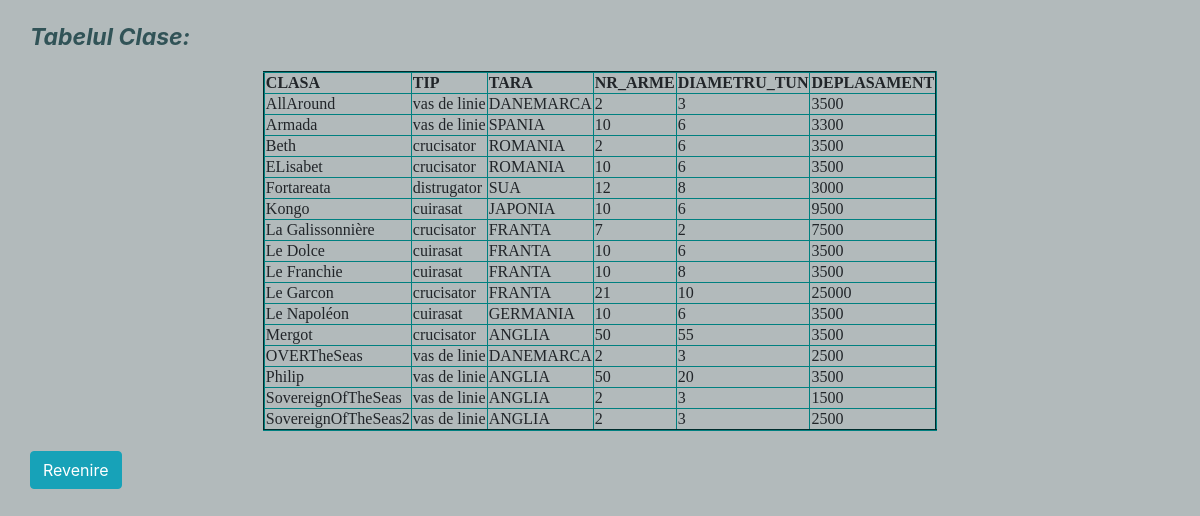
Screenshot of /Clase.php with the database file from the repository.
### tables this page shows
CREATE TABLE Clase(
	clasa varchar (20) NOT NULL,
	tip varchar (20) NOT NULL ,
	tara varchar (20) NOT NULL,
	nr_arme double NOT NULL,
	diametru_tun double NOT NULL,
	deplasament double NOT NULL);

### Clase.php (the view, shortened to what this page needs)
<html>
<head>
	<link rel="stylesheet" type="text/css" href="css/bootstrap.css">
</head>
<body>
	<div class="text-container">
		<p style="color:#315357 ; font-size: 23px; "><strong><em>Tabelul Clase: </em></strong></p>
	</div>
		<?php
			$mysqli = new mysqli("localhost","root","","clase");
			$sql = "SELECT CLASA,TIP,TARA,NR_ARME,DIAMETRU_TUN,DEPLASAMENT FROM CLASE";
			$result = $mysqli->query($sql);
			echo "<table border='2'>";
			echo "<tr><th>CLASA</th><th>TIP</th><th>TARA</th><th>NR_ARME</th><th>DIAMETRU_TUN</th><th>DEPLASAMENT</th></tr>";
			while ($row = $result->fetch_assoc()) {
					printf("<tr><td>%s</td><td>%s</td><td>%s</td><td>%s</td><td>%s</td><td>%s</td></tr>", $row['CLASA'], $row['TIP'], $row['TARA'], $row['NR_ARME'], $row['DIAMETRU_TUN'], $row['DEPLASAMENT']);
			}
			echo "</table>";
		?>
		<div class="form-container">
			<form action="menu.html" method="post">
			  <input type="submit" name="Revenire" value="Revenire" class="btn btn-info">
			</form>
		</div>
</body>
</html>

### Clase.php (style rules this page uses)
body { background-color: #B2BABB; }
table { font-family:verdana; border-color: #008080; margin: 0 auto; }
.form-container { padding-left: 30px; padding-top: 20px; }
.text-container { padding-left: 30px; padding-top: 20px; }

### rows the page displays
clase: clasa "AllAround", tip "vas de linie", tara "DANEMARCA", nr_arme "2", diametru_tun "3", deplasament "3500"
clase: clasa "Armada", tip "vas de linie", tara "SPANIA", nr_arme "10", diametru_tun "6", deplasament "3300"
clase: clasa "Beth", tip "crucisator", tara "ROMANIA", nr_arme "2", diametru_tun "6", deplasament "3500"
clase: clasa "ELisabet", tip "crucisator", tara "ROMANIA", nr_arme "10", diametru_tun "6", deplasament "3500"
clase: clasa "Fortareata", tip "distrugator", tara "SUA", nr_arme "12", diametru_tun "8", deplasament "3000"
clase: clasa "Kongo", tip "cuirasat", tara "JAPONIA", nr_arme "10", diametru_tun "6", deplasament "9500"
clase: clasa "La Galissonnière", tip "crucisator", tara "FRANTA", nr_arme "7", diametru_tun "2", deplasament "7500"
clase: clasa "Le Dolce", tip "cuirasat", tara "FRANTA", nr_arme "10", diametru_tun "6", deplasament "3500"
clase: clasa "Le Franchie", tip "cuirasat", tara "FRANTA", nr_arme "10", diametru_tun "8", deplasament "3500"
clase: clasa "Le Garcon", tip "crucisator", tara "FRANTA", nr_arme "21", diametru_tun "10", deplasament "25000"
clase: clasa "Le Napoléon", tip "cuirasat", tara "GERMANIA", nr_arme "10", diametru_tun "6", deplasament "3500"
clase: clasa "Mergot", tip "crucisator", tara "ANGLIA", nr_arme "50", diametru_tun "55", deplasament "3500"
clase: clasa "OVERTheSeas", tip "vas de linie", tara "DANEMARCA", nr_arme "2", diametru_tun "3", deplasament "2500"
clase: clasa "Philip", tip "vas de linie", tara "ANGLIA", nr_arme "50", diametru_tun "20", deplasament "3500"
clase: clasa "SovereignOfTheSeas", tip "vas de linie", tara "ANGLIA", nr_arme "2", diametru_tun "3", deplasament "1500"
clase: clasa "SovereignOfTheSeas2", tip "vas de linie", tara "ANGLIA", nr_arme "2", diametru_tun "3", deplasament "2500"
